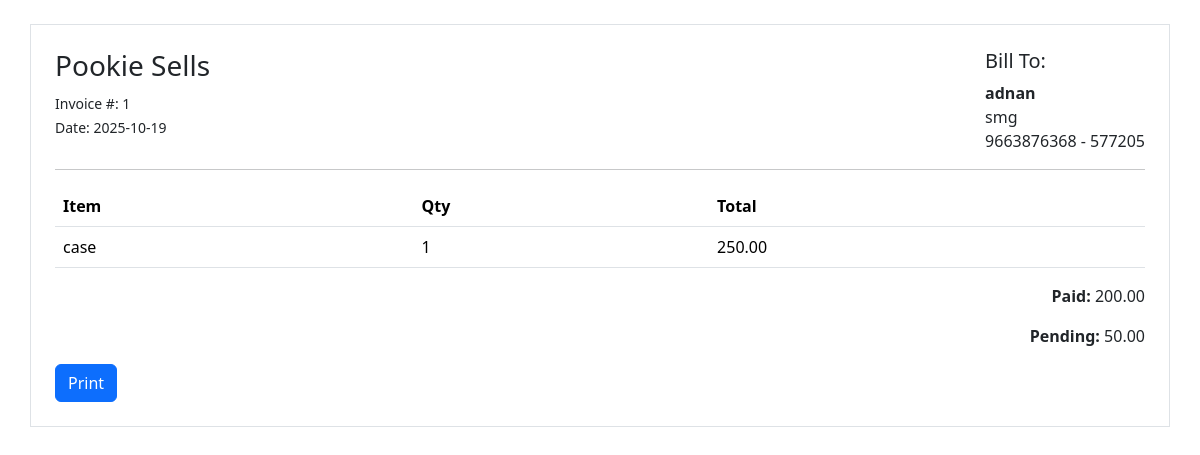
Screenshot of /orders/1/invoice (signed in) with the database file from the repository.
### app.py (models this page shows)
class Order(db.Model):
    id = db.Column(db.Integer, primary_key=True)
    customer_name = db.Column(db.String(200), nullable=False)
    phone = db.Column(db.String(50))
    address = db.Column(db.String(500))
    pincode = db.Column(db.String(20))
    item = db.Column(db.String(200))
    quantity = db.Column(db.Integer, default=1)
    total_amount = db.Column(db.Float, default=0.0)
    paid_amount = db.Column(db.Float, default=0.0)
    status = db.Column(db.String(20), default='pending')  # pending or completed
    created_at = db.Column(db.DateTime, default=datetime.utcnow)
    @property
    def pending_amount(self):
        return round((self.total_amount or 0) - (self.paid_amount or 0), 2)

### app.py (the view)
@app.route('/orders/<int:order_id>/invoice')
@login_required
def invoice(order_id):
    order = Order.query.get_or_404(order_id)
    business_name = os.environ.get('BUSINESS_NAME','Pookie Sells')
    return render_template('invoice.html', order=order, business_name=business_name)

### app.py (called while the page is built)
def login_required(f):
    from functools import wraps
    @wraps(f)
    def decorated(*args, **kwargs):
        if not session.get('admin_logged_in'):
            return redirect(url_for('login'))
        return f(*args, **kwargs)
    return decorated

### templates/invoice.html (shortened to what this page needs)
<!doctype html>
<html>
<head>
  <link href="https://cdn.jsdelivr.net/npm/bootstrap@5.3.2/dist/css/bootstrap.min.css" rel="stylesheet">
</head>
<body class="p-4">
  <div class="container border p-4">
    <div class="d-flex justify-content-between">
      <div>
        <h3>{{ business_name }}</h3>
        <small>Invoice #: {{ order.id }}</small><br>
        <small>Date: {{ order.created_at.strftime('%Y-%m-%d') }}</small>
      </div>
      <div>
        <h5>Bill To:</h5>
        <strong>{{ order.customer_name }}</strong><br>
        {{ order.address }}<br>
        {{ order.phone }} - {{ order.pincode }}
      </div>
    </div>
    <hr>
    <table class="table">
      <thead><tr><th>Item</th><th>Qty</th><th>Total</th></tr></thead>
      <tbody>
        <tr>
          <td>{{ order.item }}</td>
          <td>{{ order.quantity }}</td>
          <td>{{ "%.2f"|format(order.total_amount) }}</td>
        </tr>
      </tbody>
    </table>
    <div class="text-end">
      <p><strong>Paid:</strong> {{ "%.2f"|format(order.paid_amount) }}</p>
      <p><strong>Pending:</strong> {{ "%.2f"|format(order.pending_amount) }}</p>
    </div>
    <div class="no-print">
      <button onclick="window.print()" class="btn btn-primary">Print</button>
    </div>
  </div>
</body>
</html>

### rows the page displays
Order: id "1", created_at "2025-10-19", customer_name "adnan", address "smg", phone "9663876368", pincode "577205", item "case", quantity "1", total_amount "250.00", paid_amount "200.00", pending_amount "50.00"

### other values shown
{{ business_name }} "Pookie Sells"
